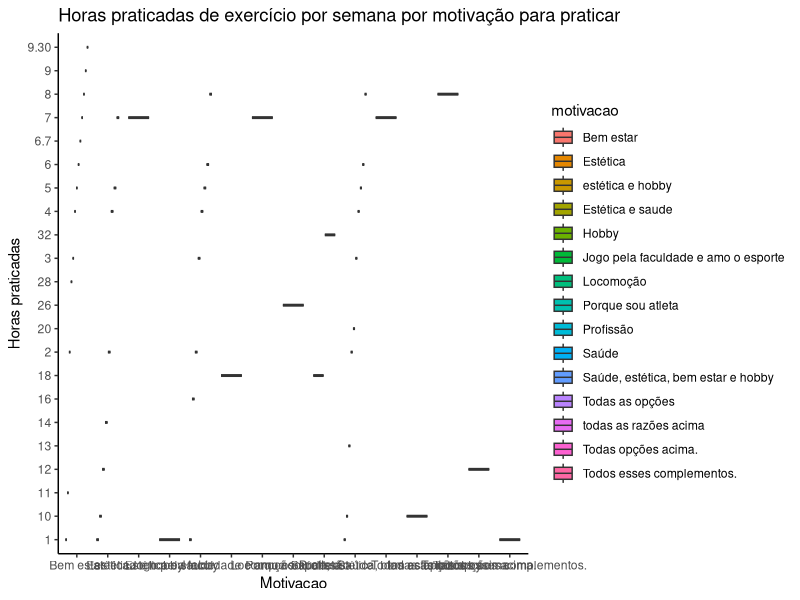

Write the R code that produced this figure.
## ---- chunk 1
knitr::opts_chunk$set(echo = TRUE)

library(readxl)
library(tidyverse)

dados <- read_excel("fonte.xlsx", "Mundo_Fitness")
## ---- chunk 2

## ---- chunk 3

## ---- chunk 4
boxplot_data = 
  dados %>% 
  select("Q7", "Q8") %>%
  drop_na %>%
  rename(horas_semana = "Q7", motivacao = "Q8")

ggplot(boxplot_data, aes(y=horas_semana, x=motivacao, fill=motivacao)) + 
  geom_boxplot() +
  labs(
    title = "Horas praticadas de exercício por semana por motivação para praticar", 
    x="Motivacao",
    y="Horas praticadas") +
  theme_classic()
